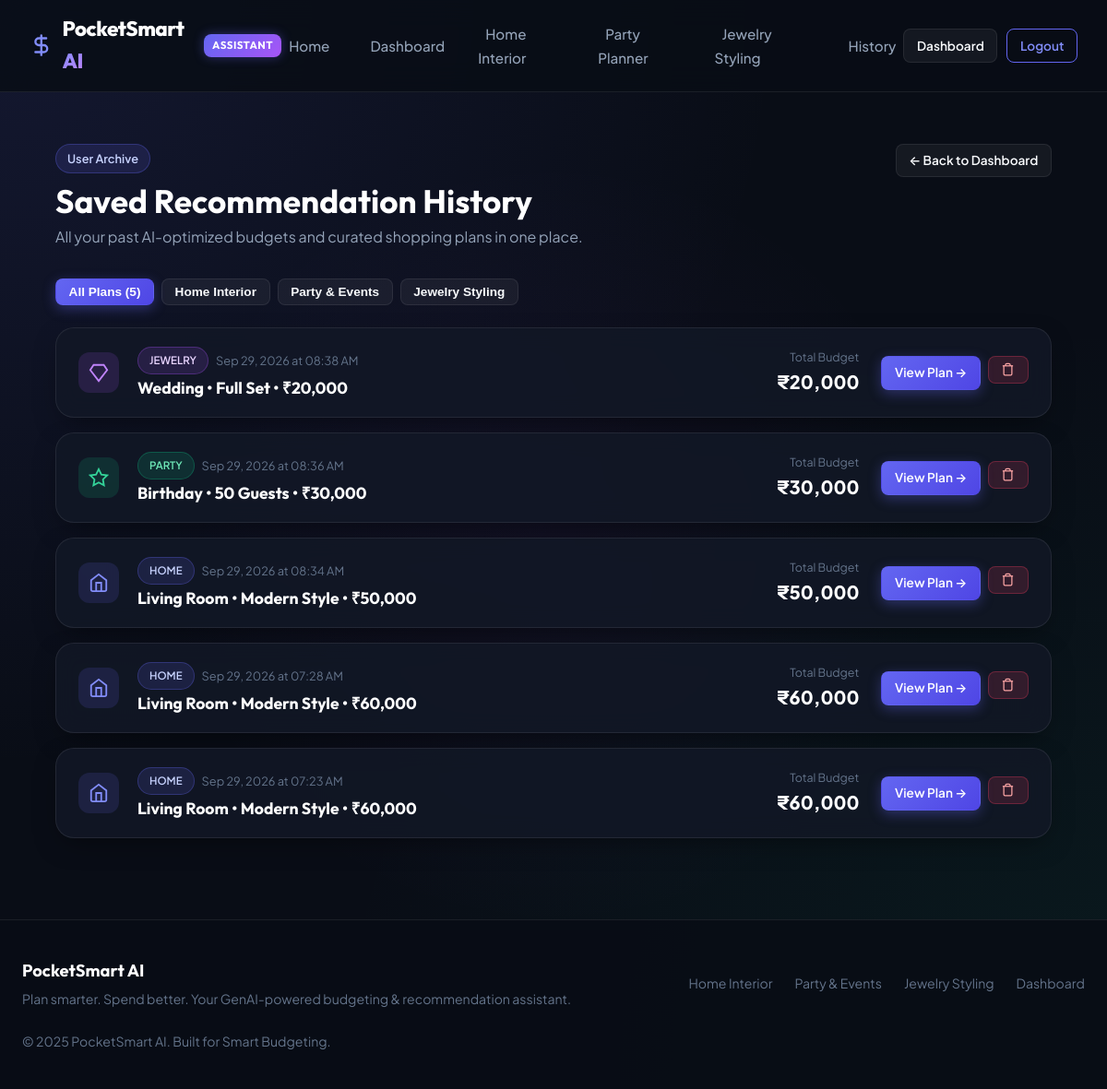
Screenshot of /history (signed in) with the database file from the repository.
### app/models.py (models this page shows, shortened)
class RecommendationHistory(Base):
    __tablename__ = "recommendation_history"
    id = Column(Integer, primary_key=True, index=True)
    user_id = Column(Integer, ForeignKey("users.id", ondelete="CASCADE"), nullable=False, index=True)
    planner_type = Column(String(50), nullable=False, index=True)  # 'home', 'party', 'jewelry'
    budget = Column(Float, nullable=False)
    currency = Column(String(10), default="₹", nullable=False)
    input_summary = Column(Text, nullable=False)
    result_json = Column(Text, nullable=False)
    created_at = Column(DateTime, default=datetime.utcnow, nullable=False, index=True)
    user = relationship("User", back_populates="recommendations")

### app/routers/history.py (the view)
@router.get("/history", response_class=HTMLResponse)
async def history_page(
    request: Request,
    db: Session = Depends(get_db)
):
    user = get_optional_current_user(request, db)
    if not user:
        return RedirectResponse(url="/login?next=/history", status_code=status.HTTP_303_SEE_OTHER)
    records = (
        db.query(RecommendationHistory)
        .filter(RecommendationHistory.user_id == user.id)
        .order_by(RecommendationHistory.created_at.desc())
        .all()
    )
    formatted_records = []
    for r in records:
        try:
            parsed = json.loads(r.result_json)
        except Exception:
            parsed = {}
        formatted_records.append({
            "id": r.id,
            "planner_type": r.planner_type,
            "budget": r.budget,
            "currency": r.currency,
            "input_summary": r.input_summary,
            "created_at": r.created_at,
            "result_data": parsed
        })
    return templates.TemplateResponse(
        request=request,
        name="history.html",
        context={
            "current_user": user,
            "plans": formatted_records,
            "total_count": len(formatted_records)
        }
    )

### app/templates/history.html (shortened to what this page needs)
{% extends "base.html" %}
{% block content %}
<div style="max-width: 1080px; margin: 1rem auto 3rem;">
  <div style="display: flex; justify-content: space-between; align-items: flex-start; flex-wrap: wrap; gap: 1rem; margin-bottom: 2rem;">
    <div>
      <div class="badge badge-primary" style="margin-bottom: 0.5rem;">User Archive</div>
      <h1 style="font-size: 2.2rem; margin-bottom: 0.25rem;">Saved Recommendation History</h1>
      <p style="color: var(--text-muted);">
        All your past AI-optimized budgets and curated shopping plans in one place.
      </p>
    </div>
    <div style="display: flex; gap: 0.75rem;">
      <a href="/dashboard" class="btn btn-secondary btn-sm">
        &larr; Back to Dashboard
      </a>
    </div>
  </div>
  <div style="display: flex; gap: 0.5rem; margin-bottom: 1.5rem; flex-wrap: wrap;">
    <button onclick="filterPlans('all')" class="btn btn-sm btn-primary filter-btn" id="btn-all">
      All Plans ({{ total_count }})
    </button>
    <button onclick="filterPlans('home')" class="btn btn-sm btn-secondary filter-btn" id="btn-home">
      Home Interior
    </button>
    <button onclick="filterPlans('party')" class="btn btn-sm btn-secondary filter-btn" id="btn-party">
      Party & Events
    </button>
    <button onclick="filterPlans('jewelry')" class="btn btn-sm btn-secondary filter-btn" id="btn-jewelry">
      Jewelry Styling
    </button>
  </div>
  {% if plans %}
    <div style="display: flex; flex-direction: column; gap: 1rem;" id="plans-container">
      {% for plan in plans %}
        <div
          class="card plan-card"
          data-type="{{ plan.planner_type }}"
          style="display: flex; justify-content: space-between; align-items: center; flex-wrap: wrap; gap: 1.25rem; padding: 1.25rem 1.5rem;"
        >
          <div style="display: flex; align-items: center; gap: 1.25rem;">
            <div style="width: 44px; height: 44px; border-radius: 12px; display: flex; align-items: center; justify-content: center;
              {% if plan.planner_type == 'home' %}background: rgba(99, 102, 241, 0.15); color: #818cf8;
              {% elif plan.planner_type == 'party' %}background: rgba(16, 185, 129, 0.15); color: #34d399;
              {% else %}background: rgba(168, 85, 247, 0.15); color: #c084fc;{% endif %}
            ">
              {% if plan.planner_type == 'home' %}
                <svg width="22" height="22" viewBox="0 0 24 24" fill="none" stroke="currentColor" stroke-width="2"><path d="M3 9l9-7 9 7v11a2 2 0 0 1-2 2H5a2 2 0 0 1-2-2z"/><polyline points="9 22 9 12 15 12 15 22"/></svg>
              {% elif plan.planner_type == 'party' %}
                <svg width="22" height="22" viewBox="0 0 24 24" fill="none" stroke="currentColor" stroke-width="2"><polygon points="12 2 15.09 8.26 22 9.27 17 14.14 18.18 21.02 12 17.77 5.82 21.02 7 14.14 2 9.27 8.91 8.26 12 2"/></svg>
              {% else %}
                <svg width="22" height="22" viewBox="0 0 24 24" fill="none" stroke="currentColor" stroke-width="2"><path d="M6 3h12l4 6-10 13L2 9z"/></svg>
              {% endif %}
            </div>
            <div>
              <div style="display: flex; align-items: center; gap: 8px; margin-bottom: 0.25rem;">
                <span class="badge
                  {% if plan.planner_type == 'home' %}badge-primary
                  {% elif plan.planner_type == 'party' %}badge-emerald
                  {% else %}badge-purple{% endif %}"
                  style="font-size: 0.72rem;"
                >
                  {{ plan.planner_type|upper }}
                </span>
                <span style="font-size: 0.8rem; color: var(--text-dim);">
                  {{ plan.created_at.strftime('%b %d, %Y at %I:%M %p') }}
                </span>
              </div>
              <h4 style="font-size: 1.1rem; color: white;">{{ plan.input_summary }}</h4>
            </div>
          </div>
          <div style="display: flex; align-items: center; gap: 1.5rem;">
            <div style="text-align: right;">
              <span style="font-size: 0.78rem; color: var(--text-dim); display: block;">Total Budget</span>
              <span style="font-size: 1.25rem; font-weight: 800; color: white;">
                {{ plan.currency }}{{ "{:,.0f}".format(plan.budget) }}
              </span>
            </div>
            <div style="display: flex; gap: 0.5rem;">
              <a href="/history/{{ plan.id }}" class="btn btn-primary btn-sm">
                View Plan &rarr;
              </a>
              <form method="POST" action="/history/{{ plan.id }}/delete" onsubmit="return confirm('Are you sure you want to delete this saved plan?');" style="margin: 0;">
                <button type="submit" class="btn btn-danger btn-sm" title="Delete Plan">
                  <svg width="15" height="15" viewBox="0 0 24 24" fill="none" stroke="currentColor" stroke-width="2"><polyline points="3 6 5 6 21 6"/><path d="M19 6v14a2 2 0 0 1-2 2H7a2 2 0 0 1-2-2V6m3 0V4a2 2 0 0 1 2-2h4a2 2 0 0 1 2 2v2"/></svg>
                </button>
              </form>
            </div>
          </div>
        </div>
      {% endfor %}
    </div>
  {% endif %}
</div>
{% endblock %}

### app/templates/base.html (shortened to what this page needs)
<!DOCTYPE html>
<html lang="en">
<head>
</head>
<body>
  <header class="navbar">
    <div class="nav-container">
      <a href="/" class="brand-logo">
        <svg width="28" height="28" viewBox="0 0 24 24" fill="none" stroke="currentColor" stroke-width="2.2" stroke-linecap="round" stroke-linejoin="round" style="color: #818cf8;">
          <path d="M12 2v20M17 5H9.5a3.5 3.5 0 0 0 0 7h5a3.5 3.5 0 0 1 0 7H6"/>
        </svg>
        <span>PocketSmart <span style="background: linear-gradient(135deg, #818cf8, #c084fc); -webkit-background-clip: text; -webkit-text-fill-color: transparent;">AI</span></span>
        <span class="brand-badge">Assistant</span>
      </a>
      <nav>
        <ul class="nav-links">
          <li><a href="/">Home</a></li>
          {% if current_user %}
            <li><a href="/dashboard">Dashboard</a></li>
            <li><a href="/home-planner">Home Interior</a></li>
            <li><a href="/party-planner">Party Planner</a></li>
            <li><a href="/jewelry-planner">Jewelry Styling</a></li>
            <li><a href="/history">History</a></li>
          {% else %}
            <li><a href="/home-planner">Home</a></li>
            <li><a href="/party-planner">Party</a></li>
            <li><a href="/jewelry-planner">Jewelry</a></li>
          {% endif %}
        </ul>
      </nav>
      <div class="nav-auth">
        {% if current_user %}
          <div style="display: flex; align-items: center; gap: 10px;">
            <a href="/dashboard" class="btn btn-secondary btn-sm">Dashboard</a>
            <a href="/logout" class="btn btn-outline btn-sm">Logout</a>
          </div>
        {% else %}
          <a href="/login" class="btn btn-secondary btn-sm">Login</a>
          <a href="/register" class="btn btn-primary btn-sm">Get Started</a>
        {% endif %}
      </div>
    </div>
  </header>
  <main class="main-content">
    {% block content %}{% endblock %}
  </main>
  <footer>
    <div class="footer-container">
      <div>
        <div style="font-family: 'Outfit', sans-serif; font-weight: 700; font-size: 1.15rem; color: white; margin-bottom: 0.25rem;">
          PocketSmart AI
        </div>
        <p class="footer-text">Plan smarter. Spend better. Your GenAI-powered budgeting & recommendation assistant.</p>
      </div>
      <div style="display: flex; gap: 1.5rem; flex-wrap: wrap;">
        <a href="/home-planner" class="footer-text">Home Interior</a>
        <a href="/party-planner" class="footer-text">Party & Events</a>
        <a href="/jewelry-planner" class="footer-text">Jewelry Styling</a>
        <a href="/dashboard" class="footer-text">Dashboard</a>
      </div>
      <div class="footer-text">
        &copy; 2025 PocketSmart AI. Built for Smart Budgeting.
      </div>
    </div>
  </footer>
</body>
</html>

### rows the page displays
RecommendationHistory: planner_type "JEWELRY", created_at "Sep 29, 2026 at 08:38 AM", input_summary "Wedding • Full Set • ₹20,000", currency "₹", budget "20,000"
RecommendationHistory: planner_type "PARTY", created_at "Sep 29, 2026 at 08:36 AM", input_summary "Birthday • 50 Guests • ₹30,000", currency "₹", budget "30,000"
RecommendationHistory: planner_type "HOME", created_at "Sep 29, 2026 at 08:34 AM", input_summary "Living Room • Modern Style • ₹50,000", currency "₹", budget "50,000"
RecommendationHistory: planner_type "HOME", created_at "Sep 29, 2026 at 07:28 AM", input_summary "Living Room • Modern Style • ₹60,000", currency "₹", budget "60,000"
RecommendationHistory: planner_type "HOME", created_at "Sep 29, 2026 at 07:23 AM", input_summary "Living Room • Modern Style • ₹60,000", currency "₹", budget "60,000"

### other values shown
{{ total_count }} "5"
